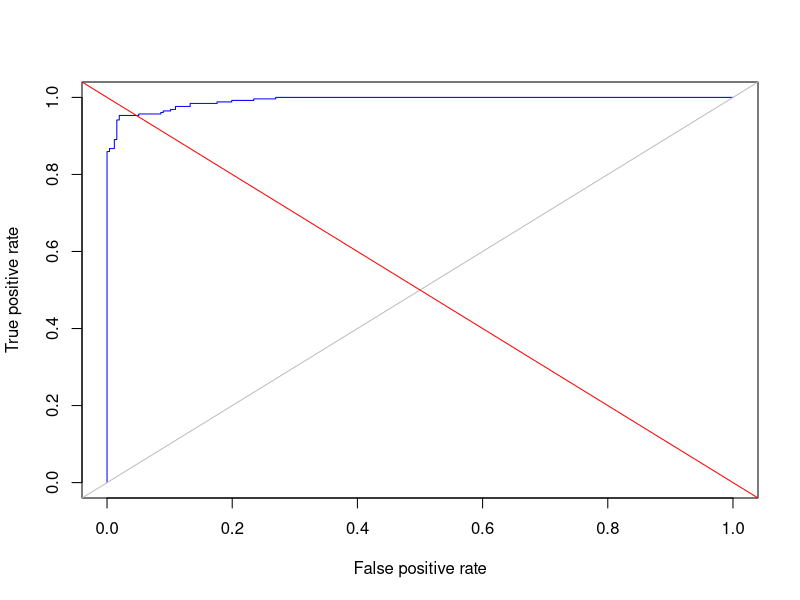

The R script that drew this image:
require("ROCR")

setwd("/home/martin/Projects/MMSec2")

data <- read.table("question1.txt", sep=",", header=FALSE)

pred <- prediction(data[,1],data[,2])
perf <- performance(pred, measure = "tpr", x.measure = "fpr")


png(filename="roc.png")
plot(perf, col="blue")
abline(0,1,col="grey")
abline(1,-1,col="red")

dev.off()

df <- with(attributes(pred), data.frame(cutoffs=cutoffs[[1]], tp=tp[[1]], fn=fn[[1]], tn=tn[[1]], fp=fp[[1]], TMR=tp[[1]]/(tp[[1]]+fn[[1]]), TNMR=tn[[1]]/(tn[[1]]+fp[[1]])))

i_eer <- with(df, which.min(abs(TMR-TNMR)))
EER <- with(df[i_eer,], mean(c(TMR,TNMR)))

print(EER)
